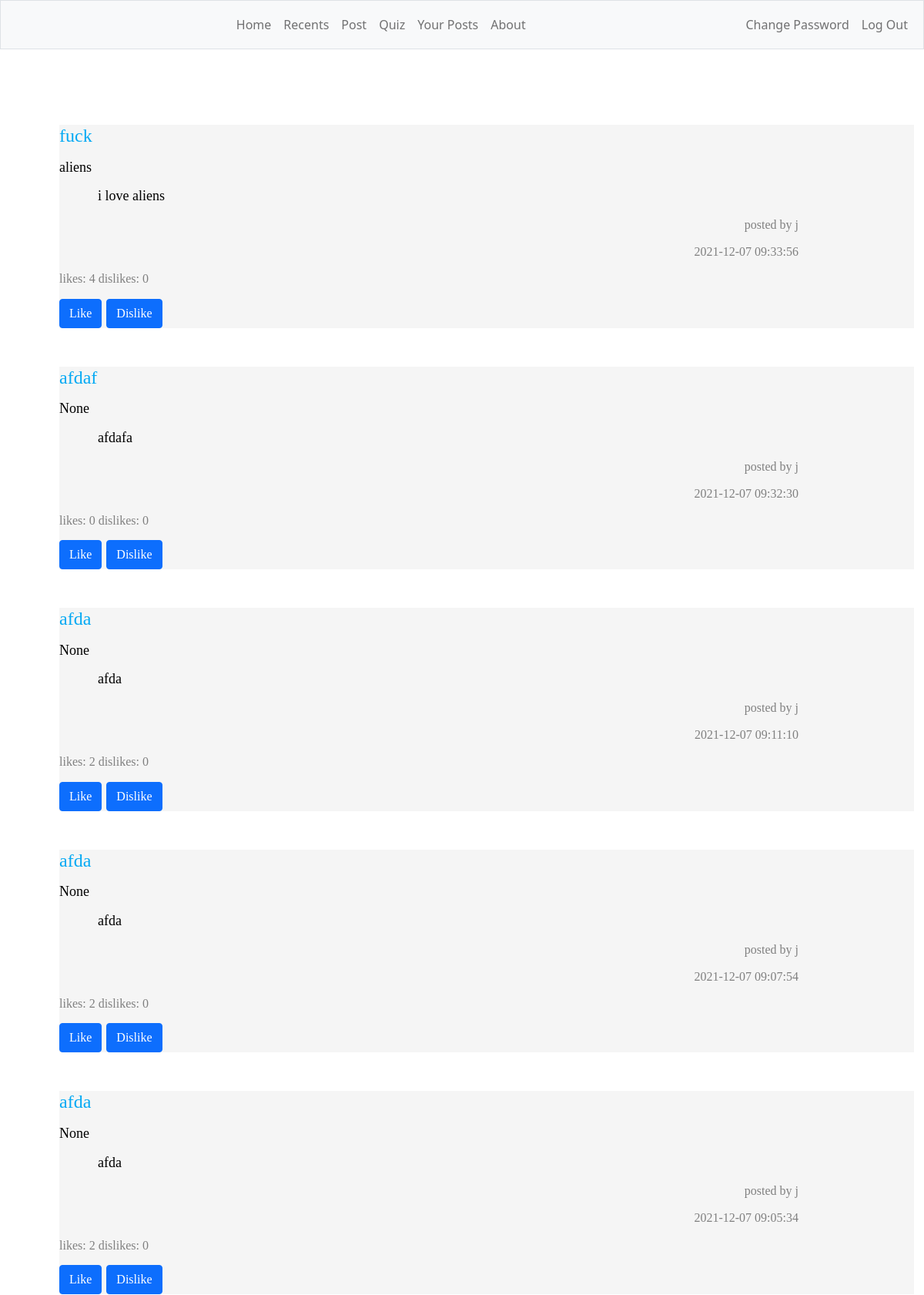
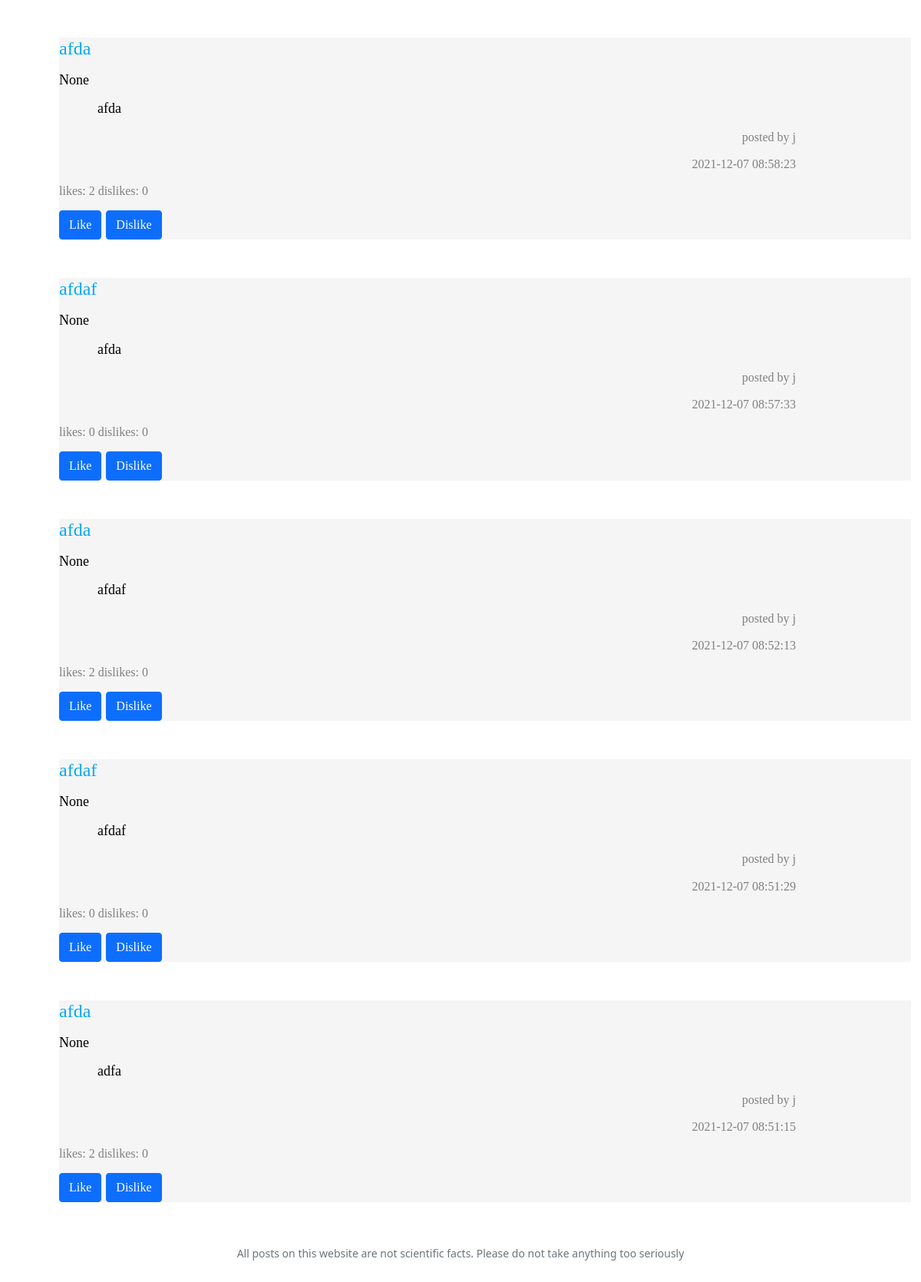
/recents (signed in), run on an earlier commit of the app's database (2 pictures, top to bottom).
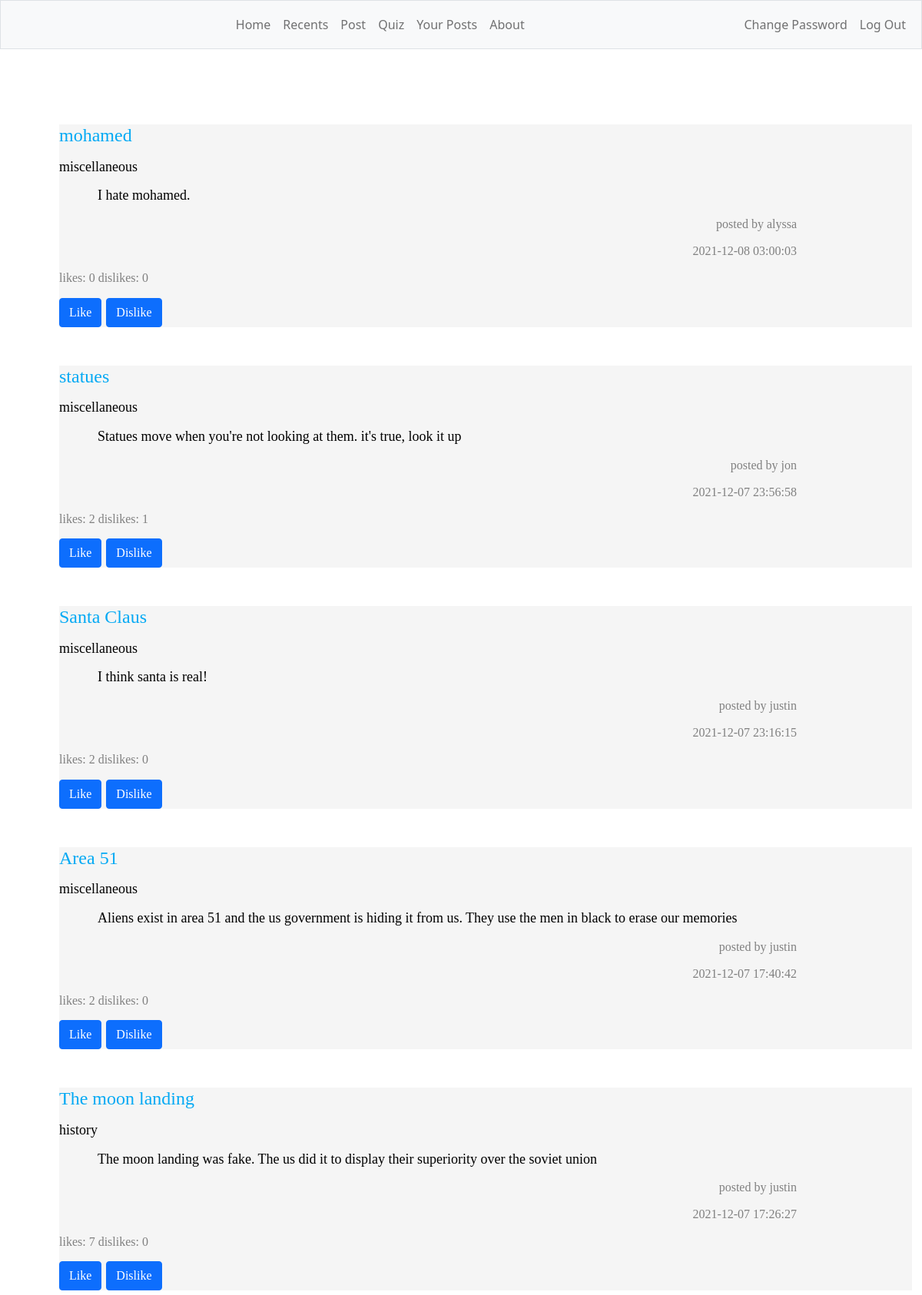
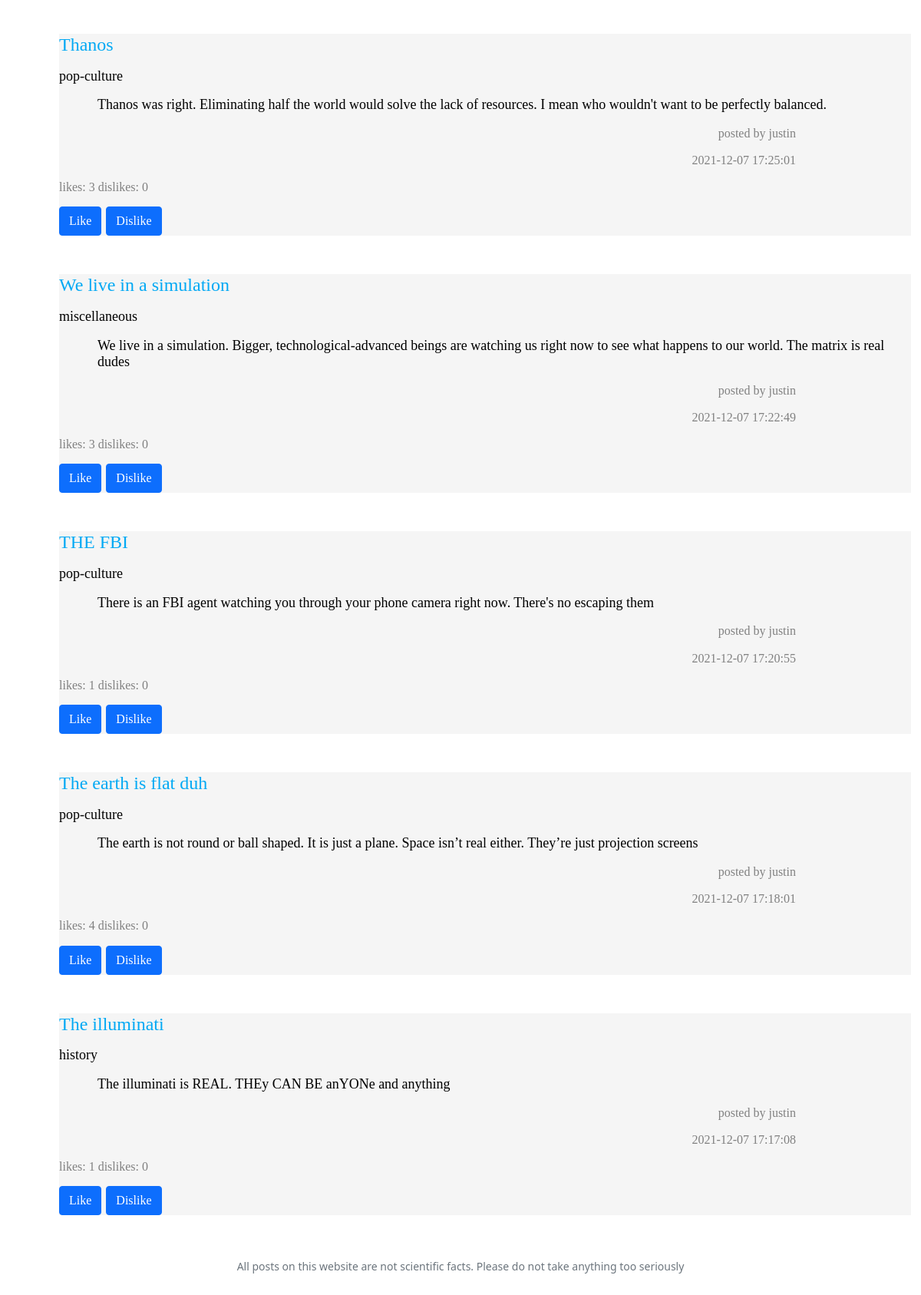
And on a later commit of the database (2 pictures, top to bottom).
### tables this page shows
CREATE TABLE 'theories' ('name' TEXT, 'user' TEXT, 'content' TEXT, 'upvotes' INTEGER DEFAULT 0 , 'downvotes' INTEGER DEFAULT 0 , date TEXT, id INTEGER, 'genre' TEXT DEFAULT NULL);

### app.py (the view, shortened to what this page needs)
@app.route("/recents", methods=["GET", "POST"])
@login_required
def recents():
    data = db.execute("SELECT * FROM theories ORDER BY date DESC LIMIT 10")
    if request.method == "GET":
        return render_template("recents.html", data=data)

### app.py (called while the page is built)
@app.after_request
def after_request(response):
    response.headers["Cache-Control"] = "no-cache, no-store, must-revalidate"
    response.headers["Expires"] = 0
    response.headers["Pragma"] = "no-cache"
    return response

### helpers.py (called while the page is built)
def login_required(f):
    @wraps(f)
    def decorated_function(*args, **kwargs):
        if session.get("user_id") is None:
            return redirect("/login")
        return f(*args, **kwargs)
    return decorated_function

### templates/recents.html (shortened to what this page needs)
<!DOCTYPE html>
<html lang="en">
    <head>
        <link href="https://cdn.jsdelivr.net/npm/bootstrap@5.1.3/dist/css/bootstrap.min.css" rel="stylesheet">
        <link href="/static/styles.css" rel="stylesheet">
    </head>
    <body>
        <nav class="autohide navbar navbar-expand-lg bg-light border navbar navbar-expand-md navbar-light">
            <div class="container-fluid">
                <div class="collapse navbar-collapse" id="navbar">
                    {% if session["user_id"] %}
                        <ul class="navbar-nav ms-auto">
                            <li class="nav-item"><a class="nav-link" href="/">Home</a></li>
                            <li class="nav-item"><a class="nav-link" href="/recents">Recents</a></li>
                            <li class="nav-item"><a class="nav-link" href="/post">Post</a></li>
                            <li class="nav-item"><a class="nav-link" href="/quiz">Quiz</a></li>
                            <li class="nav-item"><a class="nav-link" href="/your-posts">Your Posts</a></li>
                            <li class="nav-item"><a class="nav-link" href="/about">About</a></li>
                        </ul>
                        <ul class="navbar-nav ms-auto">
                            <li class="nav-item"><a class="nav-link" href="/change">Change Password</a></li>
                            <li class="nav-item"><a class="nav-link" href="/logout">Log Out</a></li>
                        </ul>
                    {% else %}
                        <ul class="navbar-nav ms-auto">
                            <li class="nav-item"><a class="nav-link" href="/register">Register</a></li>
                            <li class="nav-item"><a class="nav-link" href="/login">Log In</a></li>
                        </ul>
                    {% endif %}
                </div>
            </div>
        </nav>
        <main class="container-fluid py-5 text-center">
            {% block main %}
                {% for post in data %}
                <div class="container">
                    <form class="grey" action="/recents" id="like" method="post">
                        <h1 name="title" id="title" class="leftAlign crimson">{{ post.name }}</p>
                        <p id="genre" class="black medium">{{ post.genre }}</p>
                        <p class="paragraph black">{{ post.content }}</p>
                        <p class="author darkgrey">posted by {{ post.user }}</p>
                        <p class="author darkgrey">{{ post.date }}</p>
                        <p class="votes darkgrey">likes: {{ post.upvotes }} dislikes: {{ post.downvotes }}</p>
                        <button class="btn btn-primary" type="submit" name="like" value="like">Like</button>
                        <button class="btn btn-primary" type="submit" name="dislike" value="dislike">Dislike</button>
                    </form>
                </div>
                {% endfor %}
            {% endblock %}
        </main>
        <footer class="mb-5 small text-center text-muted">
            All posts on this website are not scientific facts. Please do not take anything too seriously
        </footer>
    </body>
</html>

What changed in the data, as far as the page shows it:
no longer on this page (row edited): theories: name "fuck", genre "aliens", content "i love aliens", user "j", date "2021-12-07 09:33:56", upvotes "4", downvotes "0"
removed theories: name "afdaf", genre "None", content "afdafa", user "j", date "2021-12-07 09:32:30", upvotes "0", downvotes "0"
no longer on this page (row edited): theories: name "afda", genre "None", content "afda", user "j", date "2021-12-07 09:11:10", upvotes "2", downvotes "0"
no longer on this page (row edited): theories: name "afda", genre "None", content "afda", user "j", date "2021-12-07 09:07:54", upvotes "2", downvotes "0"
removed theories: name "afda", genre "None", content "afda", user "j", date "2021-12-07 09:05:34", upvotes "2", downvotes "0"
removed theories: name "afda", genre "None", content "afda", user "j", date "2021-12-07 08:58:23", upvotes "2", downvotes "0"
removed theories: name "afdaf", genre "None", content "afda", user "j", date "2021-12-07 08:57:33", upvotes "0", downvotes "0"
removed theories: name "afda", genre "None", content "afdaf", user "j", date "2021-12-07 08:52:13", upvotes "2", downvotes "0"
removed theories: name "afdaf", genre "None", content "afdaf", user "j", date "2021-12-07 08:51:29", upvotes "0", downvotes "0"
removed theories: name "afda", genre "None", content "adfa", user "j", date "2021-12-07 08:51:15", upvotes "2", downvotes "0"
added theories: name "mohamed", genre "miscellaneous", content "I hate mohamed.", user "alyssa", date "2021-12-08 03:00:03", upvotes "0", downvotes "0"
added theories: name "statues", genre "miscellaneous", content "Statues move when you're not looking at them. it's true, look it up", user "jon", date "2021-12-07 23:56:58", upvotes "2", downvotes "1"
added theories: name "Santa Claus", genre "miscellaneous", content "I think santa is real!", user "justin", date "2021-12-07 23:16:15", upvotes "2", downvotes "0"
added theories: name "Area 51", genre "miscellaneous", content "Aliens exist in area 51 and the us government is hiding it from us. They use the men in black to erase our memories", user "justin", date "2021-12-07 17:40:42", upvotes "2", downvotes "0"
added theories: name "The moon landing", genre "history", content "The moon landing was fake. The us did it to display their superiority over the soviet union", user "justin", date "2021-12-07 17:26:27", upvotes "7", downvotes "0"
added theories: name "Thanos", genre "pop-culture", content "Thanos was right. Eliminating half the world would solve the lack of resources. I mean who wouldn't want to be perfectly balanced.", user "justin", date "2021-12-07 17:25:01", upvotes "3", downvotes "0"
added theories: name "We live in a simulation", genre "miscellaneous", content "We live in a simulation. Bigger, technological-advanced beings are watching us right now to see what happens to our world. The matrix is real dudes", user "justin", date "2021-12-07 17:22:49", upvotes "3", downvotes "0"
added theories: name "THE FBI", genre "pop-culture", content "There is an FBI agent watching you through your phone camera right now. There's no escaping them", user "justin", date "2021-12-07 17:20:55", upvotes "1", downvotes "0"
added theories: name "The earth is flat duh", genre "pop-culture", content "The earth is not round or ball shaped. It is just a plane. Space isn’t real either. They’re just projection screens", user "justin", date "2021-12-07 17:18:01", upvotes "4", downvotes "0"
added theories: name "The illuminati", genre "history", content "The illuminati is REAL. THEy CAN BE anYONe and anything", user "justin", date "2021-12-07 17:17:08", upvotes "1", downvotes "0"
